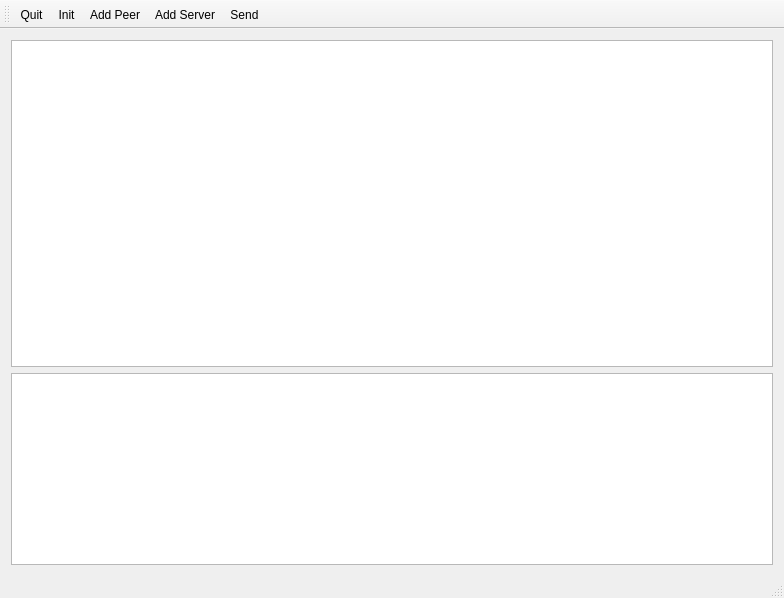
<?xml version="1.0" encoding="UTF-8"?>
<ui version="4.0">
 <class>MainWindow</class>
 <widget class="QMainWindow" name="MainWindow">
  <property name="geometry">
   <rect>
    <x>0</x>
    <y>0</y>
    <width>784</width>
    <height>598</height>
   </rect>
  </property>
  <property name="windowTitle">
   <string>MainWindow</string>
  </property>
  <widget class="QWidget" name="centralWidget">
   <layout class="QVBoxLayout" name="verticalLayout_2">
    <item>
     <layout class="QVBoxLayout" name="verticalLayout">
      <item>
       <widget class="QPlainTextEdit" name="msgList">
        <property name="readOnly">
         <bool>true</bool>
        </property>
       </widget>
      </item>
      <item>
       <widget class="QPlainTextEdit" name="msgEdit">
        <property name="sizePolicy">
         <sizepolicy hsizetype="Minimum" vsizetype="Minimum">
          <horstretch>0</horstretch>
          <verstretch>0</verstretch>
         </sizepolicy>
        </property>
       </widget>
      </item>
     </layout>
    </item>
   </layout>
  </widget>
  <widget class="QMenuBar" name="menuBar">
   <property name="geometry">
    <rect>
     <x>0</x>
     <y>0</y>
     <width>784</width>
     <height>21</height>
    </rect>
   </property>
  </widget>
  <widget class="QToolBar" name="mainToolBar">
   <attribute name="toolBarArea">
    <enum>TopToolBarArea</enum>
   </attribute>
   <attribute name="toolBarBreak">
    <bool>false</bool>
   </attribute>
   <addaction name="actionQuit"/>
   <addaction name="actionInit"/>
   <addaction name="actionAddPeer"/>
   <addaction name="actionAddServer"/>
   <addaction name="actionSend"/>
  </widget>
  <widget class="QStatusBar" name="statusBar"/>
  <action name="actionQuit">
   <property name="text">
    <string>Quit</string>
   </property>
   <property name="shortcut">
    <string>Esc</string>
   </property>
  </action>
  <action name="actionAddPeer">
   <property name="text">
    <string>Add Peer</string>
   </property>
  </action>
  <action name="actionSend">
   <property name="text">
    <string>Send</string>
   </property>
  </action>
  <action name="actionAddServer">
   <property name="text">
    <string>Add Server</string>
   </property>
  </action>
  <action name="actionInit">
   <property name="text">
    <string>Init</string>
   </property>
  </action>
 </widget>
 <layoutdefault spacing="6" margin="11"/>
 <resources/>
 <connections>
  <connection>
   <sender>actionQuit</sender>
   <signal>triggered()</signal>
   <receiver>MainWindow</receiver>
   <slot>close()</slot>
   <hints>
    <hint type="sourcelabel">
     <x>-1</x>
     <y>-1</y>
    </hint>
    <hint type="destinationlabel">
     <x>391</x>
     <y>298</y>
    </hint>
   </hints>
  </connection>
 </connections>
</ui>
